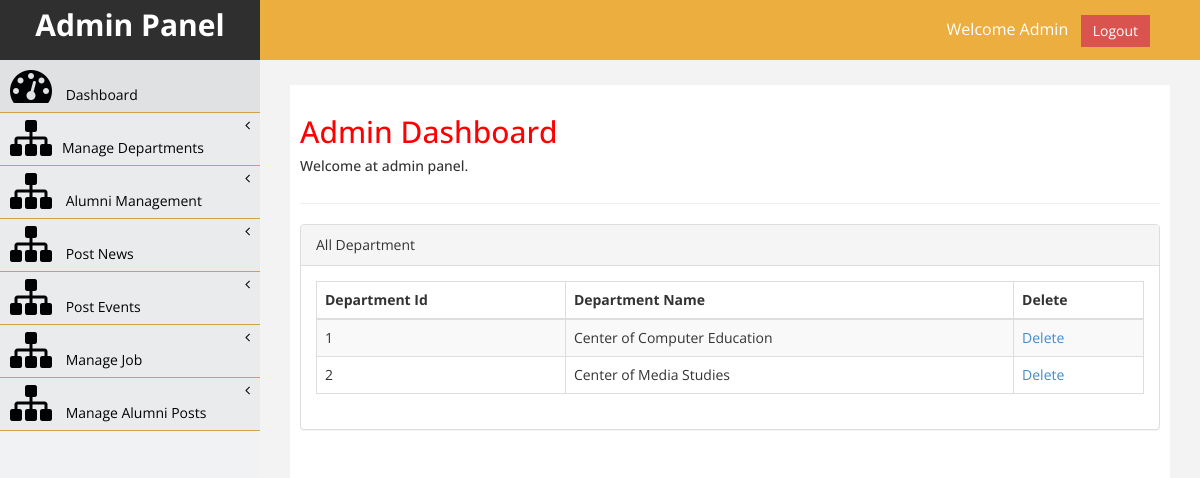
Page /admin/department-all.php (signed in) on the committed database.
### tables this page shows
CREATE TABLE IF NOT EXISTS `department` (
  `depId` int(11) NOT NULL AUTO_INCREMENT,
  `depColId` int(11) NOT NULL,
  `depName` varchar(50) NOT NULL,
  PRIMARY KEY (`depId`)
);

### admin/phplib/dataservice.php (called while the page is built, shortened)
<?php
class dataservice
{
    private
       $db_connect;
   function __construct()
    {
        global $PROJECTTYPE;
        try
        {
			$this->db_connect=mysqli_connect('localhost','root','','alumnidb');
            $this->secureSuperGlobalGET($this->db_connect);
            $this->secureSuperGlobalPOST($this->db_connect);
            $this->secureSuperGlobalREQUEST($this->db_connect);
        	}
        catch( exception $ex)
        {
            if ($PROJECTTYPE == "app")
            {
                echo "hjjkkk";
            throw new logicalexceptionInApp($ex);
            }
            else
            $this->db_exception($ex->getMessage());
        }
    }
    function fetch_query($query)
    {
       global $PROJECTTYPE;
           try
           {
           $query_result=mysqli_query($this->db_connect,$query);
               return $query_result;
          }
          catch(exception $ex)
          {
              if ($PROJECTTYPE == "app")
                throw new logicalexceptionInApp($query."<br><br>".$ex);
                else
                $this->db_exception($ex);
          }
   }
 }
 ?>

### admin/department-all.php (the view, shortened to what this page needs)
<?php
 include_once ("phplib/dataservice.php");
?>
<!DOCTYPE html>
<html xmlns="http://www.w3.org/1999/xhtml">
<head>
    <?php include "css.php"; ?>
</head>
<body>
    <div id="wrapper">
            <?php include "nav.php";?>
            <?php include "side-menu.php"; ?>
           <div id="page-wrapper" >
            <div id="page-inner">
                   <div class="row">
                    <div class="col-md-12">
                     <h2>Admin Dashboard</h2>
                        <h5>Welcome at admin panel. </h5>
                    </div>
                </div>
                  <hr />
                  <div class="row" >
                    <div class="col-md-12 col-sm-12 col-xs-12">
                    <div class="panel panel-default">
                        <div class="panel-heading">
                           All Department
                        </div>
                        <div class="panel-body">
                            <div class="table-responsive">
                                <table class="table table-striped table-bordered table-hover">
                                    <thead>
                                          <tr>
                                          <th>Department Id</th>
                                            <th>Department Name</th>
                                            <th>Delete</th>
                                          </tr>
                                    </thead>
                                    <tbody>
                                         <?php
                                                $ds=new dataservice();
                                                $res=$ds->fetch_query("select * from department");
                                                while($row=mysqli_fetch_assoc($res))
                                                {
                                                    echo '<tr><td>'.$row["depId"].'</td>
                                                            <td>'.$row["depName"].'</td>
                                                           <td><a href="blog-all.php?del='.$row["depId"].'">Delete</a></td>
                                                           </tr>';
                                                }
                                         ?>
                                    </tbody>
                                </table>
                            </div>
                        </div>
                    </div>
                    </div>
            </div>
    </div>
            </div>
        </div>
</body>
</html>

### admin/assets/css/custom.css (style rules this page uses)
body { font-family: 'Open Sans', sans-serif; }
#wrapper { width: 100%; background:#f1f2f3; }
#page-wrapper { padding: 15px 15px; min-height: 600px; background:#F3F3F3; }
#page-inner { width:100%; margin:10px 20px 10px 0px; background-color:#fff!important; padding:10px; min-height:1200px; }
h2 { color: #f00; }
@media (min-width:768px) { #page-wrapper { margin: 0 0 0 260px; padding: 15px 30px; min-height: 1200px; } }

### rows in the picture
department: depId "1", depName "Center of Computer Education"
department: depId "2", depName "Center of Media Studies"
